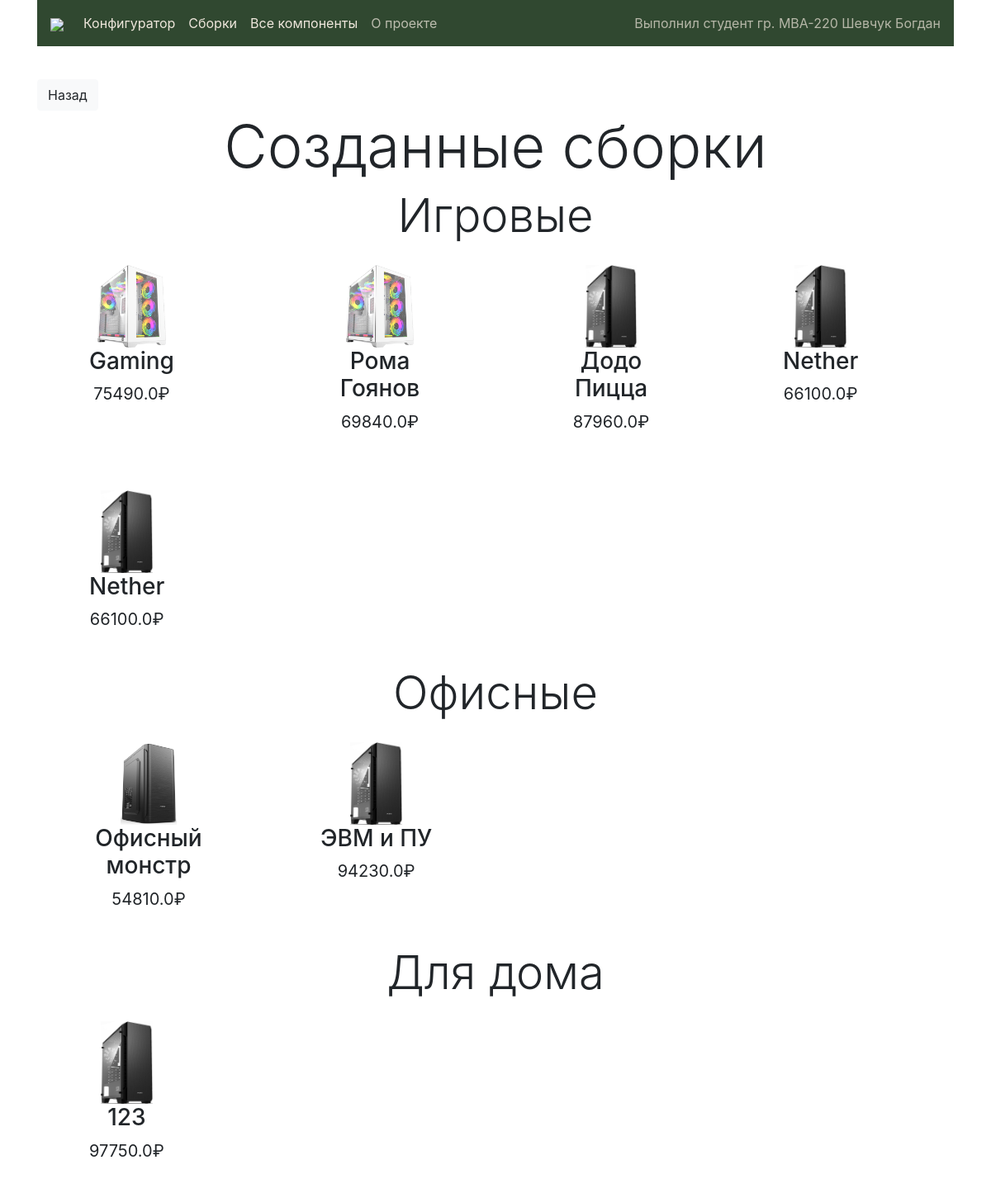
/configs, run on the app's committed database.
### configurator/models.py (models this page shows, shortened)
class Configuration(models.Model):
    PURPOSE_CHOICES = (
    ('gaming', 'Игровая'),
    ('office', 'Для офиса'),
    ('home', 'Домашняя'),
    )
    name = models.CharField(max_length = 120)
    type = models.CharField(max_length = 120, choices = (('official', 'Официальная'), ('custom', 'Пользовательская')), default='custom')
    purpose = models.CharField(max_length = 120, choices = PURPOSE_CHOICES, default='home')
    created_at = models.DateTimeField(auto_now_add=True)
    updated_at = models.DateTimeField(auto_now=True)
    CPU = models.ForeignKey(CPU, on_delete=models.CASCADE, default=None)
    Motherboard = models.ForeignKey(Motherboard, on_delete=models.CASCADE, default=None)
    GPU = models.ForeignKey(GPU, on_delete=models.CASCADE, default=None)
    RAM = models.ForeignKey(RAM, on_delete=models.CASCADE, default=None)
    Case = models.ForeignKey(Case, on_delete=models.CASCADE, default=None)
    SSD = models.ForeignKey(SSD, on_delete=models.CASCADE, default=None)
    HDD = models.ForeignKey(HDD, on_delete=models.CASCADE, default=None)
    PowerSupply = models.ForeignKey(PowerSupply, on_delete=models.CASCADE, default=None)
    price = models.IntegerField(default=0)

class Product(models.Model):
    name = models.CharField(max_length = 120)
    price = models.FloatField(default=0.00)
    created_at = models.DateTimeField(auto_now_add=True)
    updated_at = models.DateTimeField(auto_now=True)
    image = models.ImageField(upload_to ='uploads/')

### configurator/views.py (the view)
# urls.py: path('configs', views.configs, name='configurator.configs'),
def configs(request):
    try:
        CONFIG_list = Configuration.objects.all()
        for Config in CONFIG_list:
            Config.price = Config.Case.price + Config.CPU.price + Config.GPU.price + Config.RAM.price + Config.SSD.price + Config.HDD.price + Config.PowerSupply.price + Config.Motherboard.price
        context = {
        'CONFIG_list': CONFIG_list,
        }
    except OperationalError:
        return Http404("No items currently available")
    return render(request, "configs.html", context)

### configurator/templates/configs.html (shortened to what this page needs)
{% extends 'base.html' %}
{% block content %}
<div class="container position-relative">
    <p>&nbsp;</p>
    <a class="link text-right" href="../home">
        <button type="button" class="btn btn-light translate-middle">
            Назад
        </button>
    </a>
    <h1 class="display-3 text-center">Созданные сборки</h1>
    <h1 class="display-4 text-center">Игровые</h1>
    <div style="display: grid; grid-template-columns: repeat(4, 1fr); gap: 10px;">
        {% if CONFIG_list %}
        {% for Config in CONFIG_list %}
        {% if Config.purpose == 'gaming' %}
        <div class="col-sm-12 pb-4" style="height: auto; width: auto;">
            <a class="nav-link" href="config/{{Config.id}}">
                <button type="button" class="btn btn-lg">
                <img src="{{Config.Case.image.url}}" class="img-fluid mx-auto d-block" style="height: 100px; width: auto;" alt="CPU image">
                    <div class="container col-md-16 text-center">
                        <h3 class="text-center">
                            {{ Config.name }}
                        </h3>
                        {{ Config.price }}₽
                    </div>
                </button>
            </a>
        </div>
        {% endif %}
        {% endfor %}
        {% else %}
            <h2 class="display-5 text-center">В настоящий момент доступные варианты отстутствуют.</21>
        {% endif %}
    </div>
    <h1 class="display-4 text-center">Офисные</h1>
    <div style="display: grid; grid-template-columns: repeat(4, 1fr); gap: 10px;">
        {% if CONFIG_list %}
        {% for Config in CONFIG_list %}
        {% if Config.purpose == 'office' %}
        <div class="col-sm-12 pb-4" style="height: auto; width: auto;">
            <a class="nav-link" href="config/{{Config.id}}">
                <button type="button" class="btn btn-lg">
                <img src="{{Config.Case.image.url}}" class="img-fluid mx-auto d-block" style="height: 100px; width: auto;" alt="CPU image">
                    <div class="container col-md-16 text-center">
                        <h3 class="text-center">
                            {{ Config.name }}
                        </h3>
                        {{ Config.price }}₽
                    </div>
                </button>
            </a>
        </div>
        {% endif %}
        {% endfor %}
        {% else %}
            <h2 class="display-5 text-center">В настоящий момент доступные варианты отстутствуют.</21>
        {% endif %}
    </div>
    <h1 class="display-4 text-center">Для дома</h1>
    <div style="display: grid; grid-template-columns: repeat(4, 1fr); gap: 10px;">
        {% if CONFIG_list %}
        {% for Config in CONFIG_list %}
        {% if Config.purpose == 'home' %}
        <div class="col-sm-12 pb-4" style="height: auto; width: auto;">
            <a class="nav-link" href="config/{{Config.id}}">
                <button type="button" class="btn btn-lg">
                <img src="{{Config.Case.image.url}}" class="img-fluid mx-auto d-block" style="height: 100px; width: auto;" alt="CPU image">
                    <div class="container col-md-16 text-center">
                        <h3 class="text-center">
                            {{ Config.name }}
                        </h3>
                        {{ Config.price }}₽
                    </div>
                </button>
            </a>
        </div>
        {% endif %}
        {% endfor %}
        {% else %}
            <h2 class="display-5 text-center">В настоящий момент доступные варианты отстутствуют.</21>
        {% endif %}
    </div>
</div>
{% endblock %}

### configurator/templates/base.html (shortened to what this page needs)
<!doctype html>
<html lang="en">
  <head>
   <link rel="stylesheet" href="https://stackpath.bootstrapcdn.com/bootstrap/4.3.1/css/bootstrap.min.css">
  </head>
  <body style="background-color: #ffffff;">
    <div class="container">
      <nav class="navbar justify-content-center navbar-expand-sm navbar-light" style="background-color: #304830;">
        <a class="navbar-brand" href="../home"><img src="https://www.freepnglogos.com/uploads/wrench/wrench-logo-png-gear-hard-repair-fix--0.png" style="height:40px;width:auto;"></a>
        <div class="collapse navbar-collapse" id="collapsibleNavId">
            <ul class="navbar-nav mr-auto mt-2 mt-lg-0">
              <li class="nav-item active">
                <a class="nav-link" href="../configurator" style="color:#EFE7DC;">Конфигуратор</a>
              </li>
              <li class="nav-item active">
                <a class="nav-link" href="../configs" style="color:#EFE7DC;">Сборки</a>
              </li>
              <li class="nav-item active">
                <a class="nav-link" href="../components" style="color:#EFE7DC;">Все компоненты</a>
              </li>
              <li class="nav-item">
                  <a class="nav-link" href="../home" style="color:#efe7dcbc;">О проекте</a>
              </li>
            </ul>
        </div>
        <span class="navbar-text" style="color:#efe7dcb3;">
          Выполнил студент гр. МВА-220 Шевчук Богдан
        </span>
      </nav>
    </div>
      {% block content %}
      {% endblock content %}
  </body>
</html>

### data on the page
Configuration: Case.image (picture), name "Gaming", price "75490.0"
Configuration: Case.image (picture), name "Рома Гоянов", price "69840.0"
Configuration: Case.image (picture), name "Додо Пицца", price "87960.0"
Configuration: Case.image (picture), name "Nether", price "66100.0"
Configuration: Case.image (picture), name "Nether", price "66100.0"
Configuration: Case.image (picture), name "Офисный монстр", price "54810.0"
Configuration: Case.image (picture), name "ЭВМ и ПУ", price "94230.0"
Configuration: Case.image (picture), name "123", price "97750.0"
